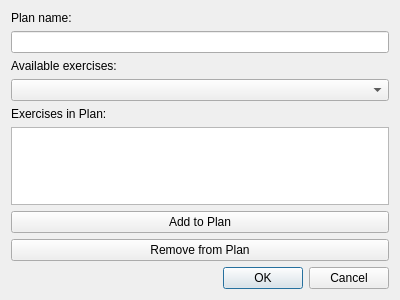
<?xml version="1.0" encoding="UTF-8"?>
<ui version="4.0">
 <class>WorkoutPlanDialog</class>
 <widget class="QDialog" name="WorkoutPlanDialog">
  <property name="geometry">
   <rect>
    <x>0</x>
    <y>0</y>
    <width>400</width>
    <height>300</height>
   </rect>
  </property>
  <property name="windowTitle">
   <string>Dialog</string>
  </property>
  <layout class="QVBoxLayout" name="verticalLayout">
   <item>
    <widget class="QLabel" name="label">
     <property name="text">
      <string>Plan name:</string>
     </property>
    </widget>
   </item>
   <item>
    <widget class="QLineEdit" name="lineEditPlanName"/>
   </item>
   <item>
    <widget class="QLabel" name="label_2">
     <property name="text">
      <string>Available exercises:</string>
     </property>
    </widget>
   </item>
   <item>
    <widget class="QComboBox" name="comboExercises"/>
   </item>
   <item>
    <widget class="QLabel" name="label_3">
     <property name="text">
      <string>Exercises in Plan:</string>
     </property>
    </widget>
   </item>
   <item>
    <widget class="QListWidget" name="listPlanEntries"/>
   </item>
   <item>
    <widget class="QPushButton" name="btnAddExercise">
     <property name="text">
      <string>Add to Plan</string>
     </property>
    </widget>
   </item>
   <item>
    <widget class="QPushButton" name="btnRemoveExercise">
     <property name="text">
      <string>Remove from Plan</string>
     </property>
    </widget>
   </item>
   <item>
    <widget class="QDialogButtonBox" name="buttonBox">
     <property name="orientation">
      <enum>Qt::Orientation::Horizontal</enum>
     </property>
     <property name="standardButtons">
      <set>QDialogButtonBox::StandardButton::Cancel|QDialogButtonBox::StandardButton::Ok</set>
     </property>
    </widget>
   </item>
  </layout>
 </widget>
 <resources/>
 <connections>
  <connection>
   <sender>buttonBox</sender>
   <signal>accepted()</signal>
   <receiver>WorkoutPlanDialog</receiver>
   <slot>accept()</slot>
   <hints>
    <hint type="sourcelabel">
     <x>248</x>
     <y>254</y>
    </hint>
    <hint type="destinationlabel">
     <x>157</x>
     <y>274</y>
    </hint>
   </hints>
  </connection>
  <connection>
   <sender>buttonBox</sender>
   <signal>rejected()</signal>
   <receiver>WorkoutPlanDialog</receiver>
   <slot>reject()</slot>
   <hints>
    <hint type="sourcelabel">
     <x>316</x>
     <y>260</y>
    </hint>
    <hint type="destinationlabel">
     <x>286</x>
     <y>274</y>
    </hint>
   </hints>
  </connection>
 </connections>
</ui>
